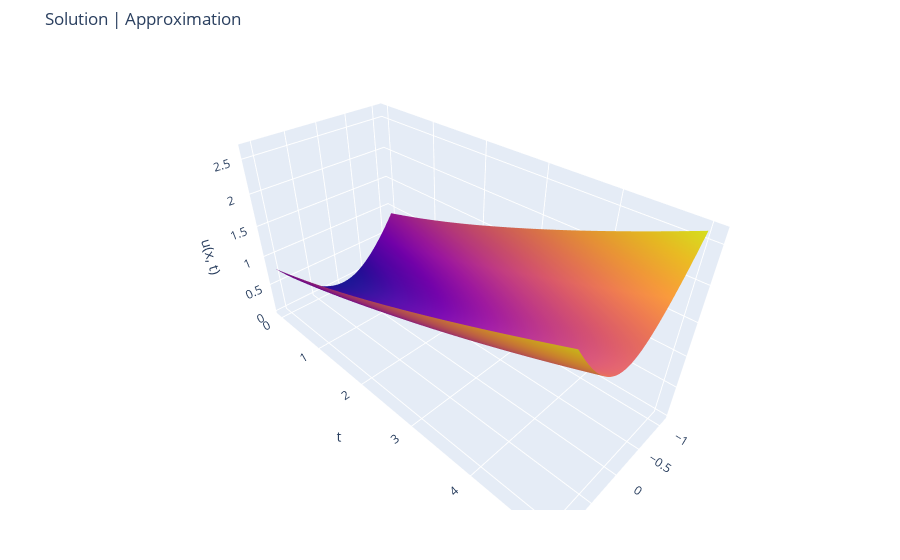

The notebook cell this image was saved under:
### Code cell
fig = make_subplots(rows=1, cols=1, specs=[[{'type': 'surface'}]])
xs = np.linspace(-1.1, 1.1, 100)
ys = np.linspace(0, 5, 100)
us_pred = np.array([[solver.u(*([0.5, 0.5, -0.7, -0.7] + [x for _ in range(eq.var_dim-5)]), y).item() for x in xs] for y in ys])
#us_pred = np.array([[sum([np.abs(x+0.25) for _ in range(10)]).item() for x in xs] for y in ys])
us = us_pred #np.array([[sol(x, t) for x in xs] for t in ts])
x_mesh, y_mesh = np.meshgrid(xs, ys)
fig.add_trace(go.Surface(x=xs, y=ys, z=us, showscale=False), row=1, col=1)
#fig.add_trace(go.Surface(x=ys, y=xs, z=us_pred), row=1, col=2)
fig.update_layout(title='Solution | Approximation',
                  scene = dict(
                    xaxis_title="x",
                    yaxis_title="t",
                    zaxis_title="u(x, t)"),
                  scene2 = dict(
                    xaxis_title="x",
                    yaxis_title="t",
                    zaxis_title="u(x, t)"),
                  margin=dict(l=50, r=50, b=50, t=50))
# one row is printed as x axes
fig.show()

### Figure 1 — Plotly figure (JSON) as saved in the notebook; plotly's stock layout.template omitted (floating-point values rounded to 4 significant figures; data arrays with more than 128 entries replaced by an {"elided": "..."} marker saying what was removed)
{"data": [{"scene": "scene", "showscale": false, "type": "surface", "x": [-1.1, -1.078, -1.056, -1.033, -1.011, -0.9889, -0.9667, -0.9444, -0.9222, -0.9, -0.8778, -0.8556, -0.8333, -0.8111, -0.7889, -0.7667, -0.7444, -0.7222, -0.7, -0.6778, -0.6556, -0.6333, -0.6111, -0.5889, -0.5667, -0.5444, -0.5222, -0.5, -0.4778, -0.4556, -0.4333, -0.4111, -0.3889, -0.3667, -0.3444, -0.3222, -0.3, -0.2778, -0.2556, -0.2333, -0.2111, -0.1889, -0.1667, -0.1444, -0.1222, -0.1, -0.07778, -0.05556, -0.03333, -0.01111, 0.01111, 0.03333, 0.05556, 0.07778, 0.1, 0.1222, 0.1444, 0.1667, 0.1889, 0.2111, 0.2333, 0.2556, 0.2778, 0.3, 0.3222, 0.3444, 0.3667, 0.3889, 0.4111, 0.4333, 0.4556, 0.4778, 0.5, 0.5222, 0.5444, 0.5667, 0.5889, 0.6111, 0.6333, 0.6556, 0.6778, 0.7, 0.7222, 0.7444, 0.7667, 0.7889, 0.8111, 0.8333, 0.8556, 0.8778, 0.9, 0.9222, 0.9444, 0.9667, 0.9889, 1.011, 1.033, 1.056, 1.078, 1.1], "y": [0, 0.05051, 0.101, 0.1515, 0.202, 0.2525, 0.303, 0.3535, 0.404, 0.4545, 0.5051, 0.5556, 0.6061, 0.6566, 0.7071, 0.7576, 0.8081, 0.8586, 0.9091, 0.9596, 1.01, 1.061, 1.111, 1.162, 1.212, 1.263, 1.313, 1.364, 1.414, 1.465, 1.515, 1.566, 1.616, 1.667, 1.717, 1.768, 1.818, 1.869, 1.919, 1.97, 2.02, 2.071, 2.121, 2.172, 2.222, 2.273, 2.323, 2.374, 2.424, 2.475, 2.525, 2.576, 2.626, 2.677, 2.727, 2.778, 2.828, 2.879, 2.929, 2.98, 3.03, 3.081, 3.131, 3.182, 3.232, 3.283, 3.333, 3.384, 3.434, 3.485, 3.535, 3.586, 3.636, 3.687, 3.737, 3.788, 3.838, 3.889, 3.939, 3.99, 4.04, 4.091, 4.141, 4.192, 4.242, 4.293, 4.343, 4.394, 4.444, 4.495, 4.545, 4.596, 4.646, 4.697, 4.747, 4.798, 4.848, 4.899, 4.949, 5], "z": {"elided": "100x100 float values"}}], "layout": {"margin": {"b": 50, "l": 50, "r": 50, "t": 50}, "scene": {"domain": {"x": [0, 1], "y": [0, 1]}, "xaxis": {"title": {"text": "x"}}, "yaxis": {"title": {"text": "t"}}, "zaxis": {"title": {"text": "u(x, t)"}}}, "scene2": {"xaxis": {"title": {"text": "x"}}, "yaxis": {"title": {"text": "t"}}, "zaxis": {"title": {"text": "u(x, t)"}}}, "title": {"text": "Solution | Approximation"}}}
